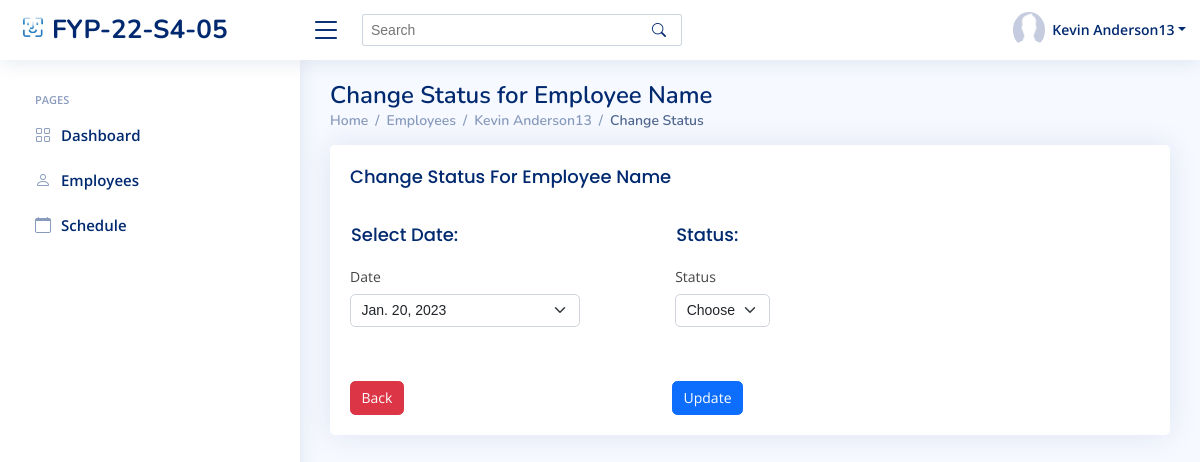
Page /HR/Employee/Status/8/ (signed in) on the earlier database version.
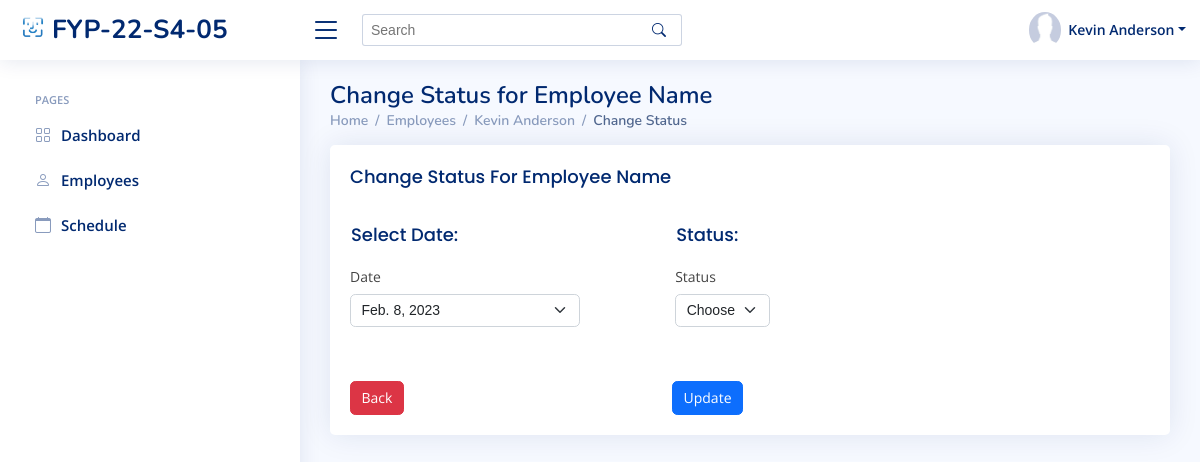
Same page on the later database version.
### index/models.py (models this page shows, shortened)
class Employee(models.Model):
	Employee_ID = models.IntegerField(primary_key=True)
	Full_Name = models.CharField(max_length=100)
	Job_Title = models.CharField(max_length=100)
	Phone_Number = models.CharField(max_length=100)
	Email_Address = models.EmailField()
	Role = models.ForeignKey(Role, on_delete=models.CASCADE)
	Profile_Image = models.ImageField(null=True, upload_to='media/profile_pics/')
	Password = models.CharField(max_length=256)
	Start_Date = models.DateField(auto_now_add=True)

### index/views/HR.py (the view)
# urls.py: path('HR/Employee/Status/<int:Editempid>/', HR.Change_Status, name='EmployeeStatus'),
def Change_Status(request, Editempid):
	if 'Employee_ID' in request.session:
		currentEmployee = Employee.objects.get(Employee_ID=request.session['Employee_ID'])
		Emp = Employee.objects.get(Employee_ID=Editempid)
		Atten = Attendance.objects.filter(Employee_ID_id=Editempid)
		if request.method=='POST':
			print('yeas')
			Aid = request.POST.get('dateselected')
			UpdateAttendance = Attendance.objects.get(Attendance_id=request.POST.get('dateselected'))
			NewStatus =request.POST.get('status')
			StatusName ='worktime'
			if NewStatus == StatusName:
				UpdateAttendance.Mark = NewStatus
				UpdateAttendance.InTime =request.POST.get('timestartnew')
				UpdateAttendance.OutTime =request.POST.get('timeendnew')
				UpdateAttendance.save()
			else:
				UpdateAttendance.Mark = NewStatus
				UpdateAttendance.save()
			return redirect('EmployeesPage')
		else:
			context={
				'Role': currentEmployee.Role.Role_ID,
				'Employee_ID': currentEmployee.Employee_ID,
				'Full_Name': currentEmployee.Full_Name,
				'Job_Title': currentEmployee.Job_Title,
				'PFP': currentEmployee.Profile_Image.url,
				"Emp_id" :Emp.Employee_ID,
				'Name' : Emp.Full_Name,
				'Data':Atten,
			}
			return render(request, 'HR/change-status.html',context)

### templates/HR/change-status.html (shortened to what this page needs)
{% extends "index/base.html" %}
{% load static %}
{% block content %}
{% include 'HR/HR_base.html'%}
  <main id="main" class="main">
    <div class="pagetitle">
      <h1>Change Status for Employee Name</h1>
      <nav>
        <ol class="breadcrumb">
          <li class="breadcrumb-item"><a href="{%  url 'HR_home' %}">Home</a></li>
          <li class="breadcrumb-item"><a href="{% url 'EmployeesPage' %}">Employees</a></li>
          <li class="breadcrumb-item"><a href="javascript:" onclick='setGetParameter( "{{ Emp_id}} ")'>{{ Name }}</a></li>
          <li class="breadcrumb-item active">Change Status</li>
        </ol>
      </nav>
    </div>
    <section class="section">
      <div class="row">
        <div class="col-lg-12">
          <div class="card recent-sales overflow-auto">
            <div class="card-body">
                <h5 class="card-title">Change Status For Employee Name</h5>
              <form  method="POST" class="row g-3 needs-validation" action = "">
                <div class="col-lg-5 row g-3">
                  <h6 class="title2 ">Select Date:</h6>
                  <div class="col-md-9">
                    <label for="dateselected" class="form-label">Date</label>
                    <div class="input-group has-validation">
                      <select class="form-select year" id="dateselected" name="dateselected" aria-label="Floating label select example" required >
                            {% for i in Data %}
                          <option  name="attenid" value="{{ i.Attendance_id }}">{{ i.DateNow }}</option>
                            {% endfor %}
                      </select>
                    </div>
                  </div>
                </div>
                <div class="col-lg-5 row g-3">
                  <h6 class="title2 ">Status:</h6>
                  <div class="col-md-4">
                    <label for="status" class="form-label">Status</label>
                    <div class="input-group has-validation">
                      <select class="form-select" id="status" name="status" aria-label="Floating label select example" required onclick="checkstatus()">
                        <option value="" selected disabled>Choose</option>
                      </select>
                    </div>
                  </div>
                </div>
                <div class="col-lg-6">
                  <br>
                  <br>
                  <button onclick='setGetParameter( "{{ Emp_id}} ")' class="btn btn-danger" >Back</button>
                  <button type="submit" class="btn btn-primary float-end">Update</button>
                </div>
              </form>
            </div>
          </div>
        </div>
      </div>
    </section>
  </main>
{% endblock content %}

### templates/HR/HR_base.html (shortened to what this page needs)
{% load static %}
  <header id="header" class="header fixed-top d-flex align-items-center">
    <div class="d-flex align-items-center justify-content-between">
      <a href="{% url 'HR_home' %}" class="logo d-flex align-items-center">
        <img src="{% static 'assets/img/logo.png' %}" alt="">
        <span class="d-none d-lg-block">FYP-22-S4-05</span>
      </a>
      <i class="bi bi-list toggle-sidebar-btn"></i>
    </div>
    <div class="search-bar">
      <form class="search-form d-flex align-items-center" method="POST" action="#">
        <input type="text" name="query" placeholder="Search" title="Enter search keyword">
        <button type="submit" title="Search"><i class="bi bi-search"></i></button>
      </form>
    </div>
    <nav class="header-nav ms-auto">
      <ul class="d-flex align-items-center">
        <li class="nav-item dropdown pe-3">
          <a class="nav-link nav-profile d-flex align-items-center pe-0" href="{% url 'HR_Profile' %}" data-bs-toggle="dropdown">
            <img src="{{ PFP }}" alt="" class="rounded-circle">
            <span class="d-none d-md-block dropdown-toggle ps-2">{{ Full_Name }}</span>
          </a>
        </li>
      </ul>
    </nav>
  </header>
  <aside id="sidebar" class="sidebar">
    <ul class="sidebar-nav" id="sidebar-nav">
      <li class="nav-heading">Pages</li>
      <li class="nav-item">
        <a class="nav-link collapsed" href="{%  url 'HR_home' %}">
          <i class="bi bi-grid"></i>
          <span>Dashboard</span>
        </a>
      </li>
      <li class="nav-item">
        <a class="nav-link collapsed" href="{% url 'EmployeesPage' %}">
          <i class="bi bi-person"></i>
          <span>Employees</span>
        </a>
      </li>
      <li class="nav-item">
        <a class="nav-link collapsed" href="{% url 'View_Schedule' %}">
          <i class="bi bi-calendar"></i>
          <span>Schedule</span>
        </a>
      </li>
  </aside>

Differences in the rows shown:
changed Employee: Full_Name "Kevin Anderson13" → "Kevin Anderson"
Other differences:
form field dateselected: "Jan. 20, 2023" → "Feb. 8, 2023"
